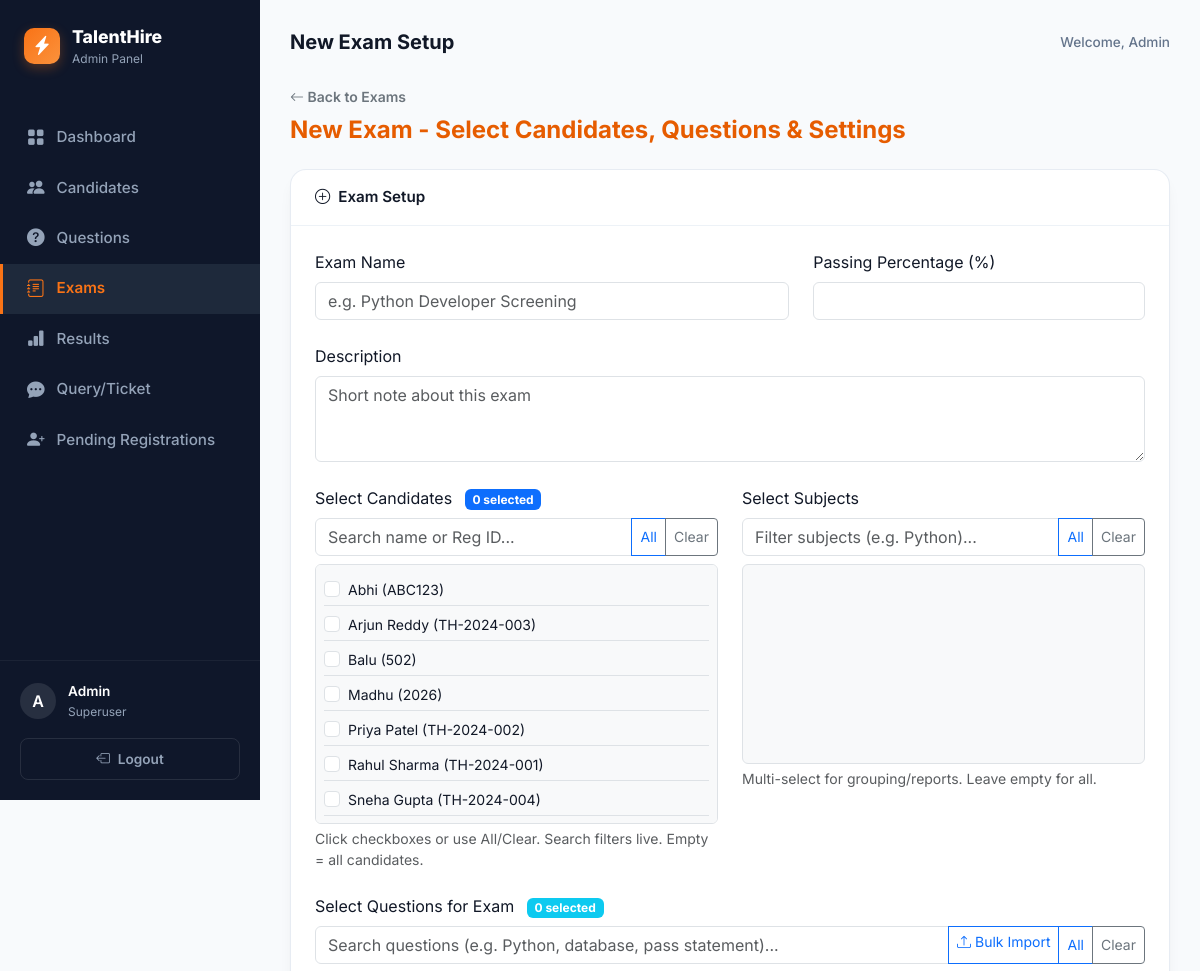
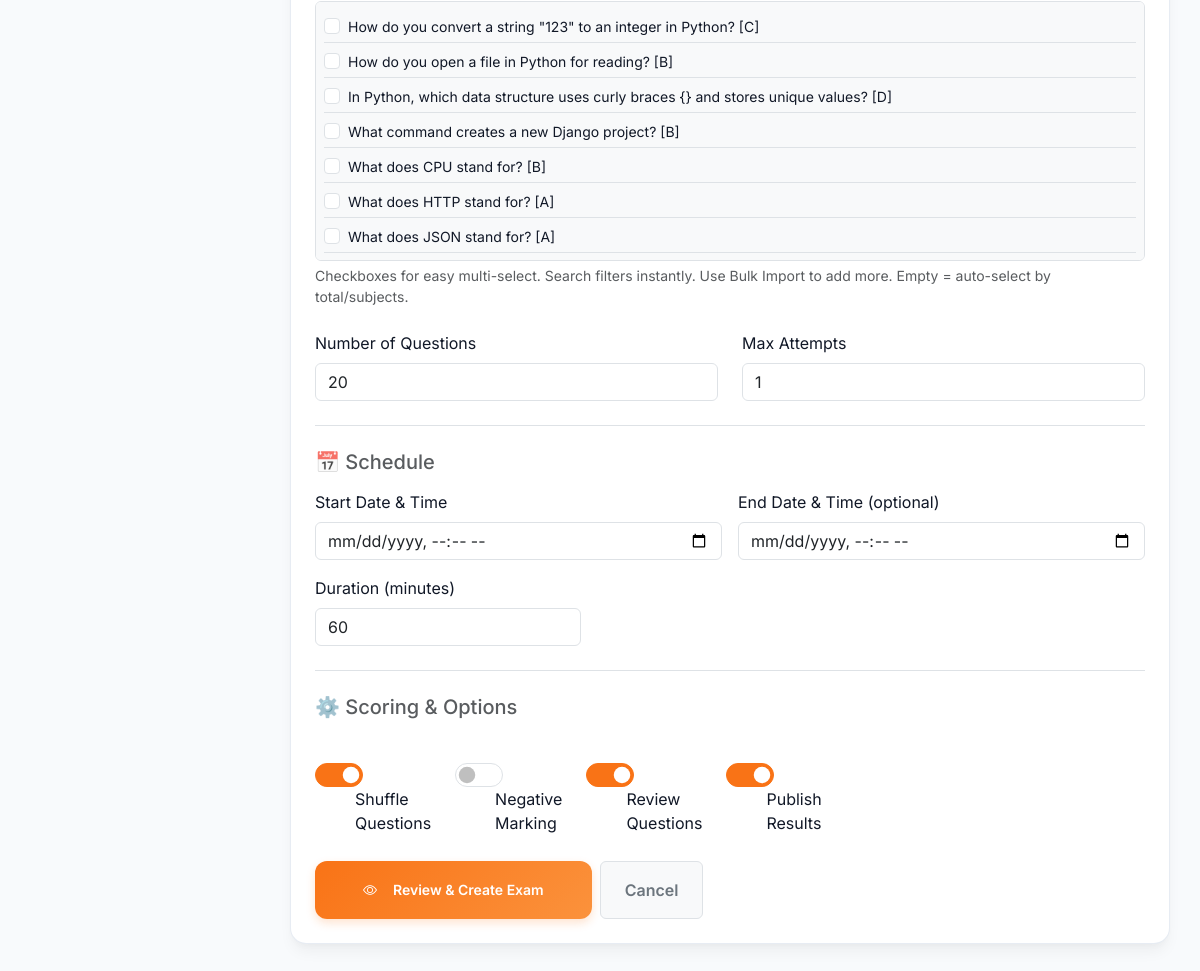
Screenshot of /portal/exams/add/ (signed in) with the database file from the repository (2 pictures, top to bottom).
### exam/models.py (models this page shows, shortened)
class Candidate(models.Model):
    name            = models.CharField(max_length=100)        # Full name of candidate
    mobile          = models.CharField(max_length=15)         # 10-digit mobile number
    registration_id = models.CharField(max_length=50, unique=True)  # Unique ID given by admin
    password        = models.CharField(max_length=128, blank=True, null=True) # Hashed password
    is_activated    = models.BooleanField(default=True)       # Candidates can login by default
    class Meta:
        verbose_name = "Candidate"
        verbose_name_plural = "Candidates"
        ordering = ['name']

class Question(models.Model):
    question_text   = models.TextField()              # The actual question
    option_a        = models.CharField(max_length=300)  # Option A
    option_b        = models.CharField(max_length=300)  # Option B
    option_c        = models.CharField(max_length=300)  # Option C
    option_d        = models.CharField(max_length=300)  # Option D
    ANSWER_CHOICES = [
        ('A', 'Option A'),
        ('B', 'Option B'),
        ('C', 'Option C'),
        ('D', 'Option D'),
    ]
    correct_answer = models.CharField(max_length=1, choices=ANSWER_CHOICES)
    exam           = models.ForeignKey('Exam', on_delete=models.SET_NULL, null=True, blank=True, related_name='questions')
    class Meta:
        verbose_name = "Question"
        verbose_name_plural = "Questions"

### exam/views.py (the view, shortened to what this page needs)
# urls.py: path('portal/exams/add/',       views.admin_add_exam,      name='admin_add_exam'),
@admin_required
def admin_add_exam(request):
    return render(request, 'exam/admin_exam_form.html', {
        'action': 'Add',
        'candidates': Candidate.objects.all().order_by('name'),
        'subjects': Category.objects.all().order_by('name'),
        'questions': Question.objects.all().order_by('question_text')[:50],  # Limited for preview/select
    })

### exam/templates/exam/admin_exam_form.html (shortened to what this page needs)
{% extends 'exam/admin_base.html' %}
{% block nav_set %}active{% endblock %}
{% block page_title %}New Exam Setup{% endblock %}
{% block content %}
<div class="mb-4">
    <a href="{% url 'admin_settings' %}" class="text-secondary text-decoration-none small fw-semibold">
        <i class="bi bi-arrow-left"></i> Back to Exams
    </a>
    <h4 class="fw-bold mt-2 mb-0" style="color:#E65C00;">New Exam - Select Candidates, Questions & Settings</h4>
</div>
<div class="admin-card">
    <div class="admin-card-header">
        <span><i class="bi bi-plus-circle me-2"></i>Exam Setup</span>
    </div>
    <div class="p-4">
        <form method="POST">
            <div class="row g-4">
                <div class="col-lg-7">
                    <label class="form-label">Exam Name</label>
                    <input type="text" name="name" class="form-control" placeholder="e.g. Python Developer Screening" required>
                </div>
                <div class="col-lg-5">
                    <label class="form-label">Passing Percentage (%)</label>
                    <input type="number" name="passing_percentage" class="form-control" min="0" max="100" required>
                </div>
                <div class="col-12">
                    <label class="form-label">Description</label>
                    <textarea name="description" class="form-control" rows="3" placeholder="Short note about this exam"></textarea>
                </div>
                <div class="col-lg-6">
                    <label class="form-label">Select Candidates <span id="candidateCount" class="badge bg-primary ms-2">0 selected</span></label>
                    <div class="input-group mb-2">
                        <input type="text" id="candidateSearch" class="form-control" placeholder="Search name or Reg ID..." onkeyup="filterCandidates()">
                        <button type="button" onclick="selectAllCandidates()" class="btn btn-sm btn-outline-primary">All</button>
                        <button type="button" onclick="clearAllCandidates()" class="btn btn-sm btn-outline-secondary">Clear</button>
                    </div>
                    <div id="candidateList" class="border rounded p-2 bg-light" style="height: 260px; overflow-y: auto; max-height: 260px;">
                        {% for candidate in candidates %}
                        <div class="form-check py-1 border-bottom">
                            <input class="form-check-input" type="checkbox" name="candidate_ids"
                                   value="{{ candidate.id }}" id="cand{{ candidate.id }}" onchange="updateCandidateCount()">
                            <label class="form-check-label small" for="cand{{ candidate.id }}">
                                {{ candidate.name }} ({{ candidate.registration_id }})
                            </label>
                        </div>
                        {% endfor %}
                    </div>
                    <div class="form-text small mt-1">Click checkboxes or use All/Clear. Search filters live. Empty = all candidates.</div>
                </div>
                <div class="col-lg-6">
                    <label class="form-label">Select Subjects</label>
                    <div class="input-group mb-2">
                        <input type="text" id="subjectSearch" class="form-control" placeholder="Filter subjects (e.g. Python)..." onkeyup="filterSubjects()">
                        <button type="button" onclick="selectAllSubjects()" class="btn btn-sm btn-outline-primary">All</button>
                        <button type="button" onclick="clearAllSubjects()" class="btn btn-sm btn-outline-secondary">Clear</button>
                    </div>
                    <div id="subjectList" class="border rounded p-2 bg-light" style="height: 200px; overflow-y: auto;">
                    </div>
                    <div class="form-text small mt-1">Multi-select for grouping/reports. Leave empty for all.</div>
                </div>
                <div class="col-12 mt-4">
                    <label class="form-label">Select Questions for Exam <span id="questionCount" class="badge bg-info ms-2">0 selected</span></label>
                    <div class="input-group mb-2">
                        <input type="text" id="questionSearch" class="form-control" placeholder="Search questions (e.g. Python, database, pass statement)..." onkeyup="filterQuestions()">
                        <a href="{% url 'admin_questions' %}" class="btn btn-sm btn-outline-primary" target="_blank" title="Add more via bulk import">
                            <i class="bi bi-upload"></i> Bulk Import
                        </a>
                        <button type="button" onclick="selectAllQuestions()" class="btn btn-sm btn-outline-primary">All</button>
                        <button type="button" onclick="clearAllQuestions()" class="btn btn-sm btn-outline-secondary">Clear</button>
                    </div>
                    <div id="questionList" class="border rounded p-2 bg-light" style="height: 260px; overflow-y: auto; max-height: 260px;">
                        {% for q in questions %}
                        <div class="form-check py-1 border-bottom">
                            <input class="form-check-input" type="checkbox" name="question_ids"
                                   value="{{ q.id }}" id="q{{ q.id }}" onchange="updateQuestionCount()">
                            <label class="form-check-label small" for="q{{ q.id }}">
                                {{ q.question_text|truncatechars:85 }} [{{ q.correct_answer }}]
                            </label>
                        </div>
                        {% endfor %}
                    </div>
                    <div class="form-text small mt-1">Checkboxes for easy multi-select. Search filters instantly. Use Bulk Import to add more. Empty = auto-select by total/subjects.</div>
                </div>
                <div class="col-md-6">
                    <label class="form-label">Number of Questions</label>
                    <input type="number" name="total_questions" class="form-control" value="20" min="1" required>
                </div>
                <div class="col-md-6">
                    <label class="form-label">Max Attempts</label>
                    <input type="number" name="max_attempts" class="form-control" value="1" min="1">
                </div>
            </div>
            <div class="mt-4 border-top pt-4">
                <h5 class="text-muted mb-3">📅 Schedule</h5>
                <div class="row g-3">
                    <div class="col-md-6">
                        <label class="form-label">Start Date & Time</label>
                        <input type="datetime-local" name="start_time" class="form-control">
                    </div>
                    <div class="col-md-6">
                        <label class="form-label">End Date & Time (optional)</label>
                        <input type="datetime-local" name="end_time" class="form-control">
                    </div>
                    <div class="col-md-4">
                        <label class="form-label">Duration (minutes)</label>
                        <input type="number" name="duration_minutes" class="form-control" value="60" min="10">
                    </div>
                </div>
            </div>
            <div class="mt-4 border-top pt-4">
                <h5 class="text-muted mb-3">⚙️ Scoring & Options</h5>
                <div class="row g-3 align-items-end">
                    <div class="col-md-6">
                        <div class="d-flex gap-4 pt-4">
                            <div class="form-check form-switch">
                                <input class="form-check-input" type="checkbox" name="shuffle_questions" id="shuffleQuestions" checked>
                                <label class="form-check-label" for="shuffleQuestions">Shuffle Questions</label>
                            </div>
                            <div class="form-check form-switch">
                                <input class="form-check-input" type="checkbox" name="negative_marking" id="negativeMarking">
                                <label class="form-check-label" for="negativeMarking">Negative Marking</label>
                            </div>
                            <div class="form-check form-switch">
                                <input class="form-check-input" type="checkbox" name="show_answers" id="showAnswers" checked>
                                <label class="form-check-label" for="showAnswers">Review Questions</label>
                            </div>
                            <div class="form-check form-switch">
                                <input class="form-check-input" type="checkbox" name="results_published" id="resultsPublished" checked>
                                <label class="form-check-label" for="resultsPublished">Publish Results</label>
                            </div>
                        </div>
                    </div>
                </div>
            </div>
            <div class="d-flex gap-2 mt-4">
                <button type="button" onclick="showConfirmationModal()" class="btn-orange px-5 py-3 fw-semibold">
                    <i class="bi bi-eye me-2"></i> Review & Create Exam
                </button>
                <a href="{% url 'admin_settings' %}" class="btn btn-light border fw-semibold text-secondary px-4 py-3">
                    Cancel
                </a>
            </div>
        </form>
    </div>
</div>
{% endblock %}

### exam/templates/exam/admin_base.html (shortened to what this page needs)
<!DOCTYPE html>
<html lang="en">
<head>
    <link href="https://cdn.jsdelivr.net/npm/bootstrap@5.3.0/dist/css/bootstrap.min.css" rel="stylesheet">
    <link href="https://cdn.jsdelivr.net/npm/bootstrap-icons@1.10.5/font/bootstrap-icons.css" rel="stylesheet">
</head>
<body>
<aside class="sidebar">
    <a href="{% url 'admin_dashboard' %}" class="sidebar-brand">
        <div class="brand-logo"><i class="bi bi-lightning-charge-fill"></i></div>
        <div>
            <span class="brand-name">TalentHire</span>
            <span class="brand-sub">Admin Panel</span>
        </div>
    </a>
    <nav class="nav-menu">
        <a href="{% url 'admin_dashboard' %}" class="nav-item {% block nav_dash %}{% endblock %}">
            <i class="bi bi-grid-fill"></i> Dashboard
        </a>
        <a href="{% url 'admin_candidates' %}" class="nav-item {% block nav_cand %}{% endblock %}">
            <i class="bi bi-people-fill"></i> Candidates
        </a>
        <a href="{% url 'admin_questions' %}" class="nav-item {% block nav_ques %}{% endblock %}">
            <i class="bi bi-question-circle-fill"></i> Questions
        </a>
        <a href="{% url 'admin_settings' %}" class="nav-item {% block nav_set %}{% endblock %}">
            <i class="bi bi-journal-text"></i> Exams
        </a>
        <a href="{% url 'admin_results' %}" class="nav-item {% block nav_res %}{% endblock %}">
            <i class="bi bi-bar-chart-fill"></i> Results
        </a>
        <a href="{% url 'admin_queries' %}" class="nav-item {% block nav_query %}{% endblock %}">
            <i class="bi bi-chat-dots-fill"></i> Query/Ticket
        </a>
        <a href="{% url 'admin_pending_registrations' %}" class="nav-item {% block nav_pending %}{% endblock %}">
            <i class="bi bi-person-plus-fill"></i> Pending Registrations
        </a>
    </nav>
    <div class="sidebar-footer">
        <div class="user-profile">
            <div class="user-avatar">A</div>
            <div class="user-info">
                <span class="user-name">{{ request.user.username|capfirst }}</span>
                <span class="user-role">Superuser</span>
            </div>
        </div>
        <a href="{% url 'admin_logout' %}" class="btn-logout">
            <i class="bi bi-box-arrow-left"></i> Logout
        </a>
    </div>
</aside>
<main class="main-content">
    <header class="page-header">
        <h2 class="page-title">{% block page_title %}Dashboard{% endblock %}</h2>
        <div class="header-actions">
            Welcome, Admin
        </div>
    </header>
    {% block content %}{% endblock %}
</main>
</body>
</html>

### rows the page displays
Candidate: name "Abhi", registration_id "ABC123"
Candidate: name "Arjun Reddy", registration_id "TH-2024-003"
Candidate: name "Balu", registration_id "502"
Candidate: name "Madhu", registration_id "2026"
Candidate: name "Priya Patel", registration_id "TH-2024-002"
Candidate: name "Rahul Sharma", registration_id "TH-2024-001"
Candidate: name "Sneha Gupta", registration_id "TH-2024-004"
Question: question_text "How do you convert a string \"123\" to an integer in Python?", correct_answer "C"
Question: question_text "How do you open a file in Python for reading?", correct_answer "B"
Question: question_text "In Python, which data structure uses curly braces {} and stores unique values?", correct_answer "D"
Question: question_text "What command creates a new Django project?", correct_answer "B"
Question: question_text "What does CPU stand for?", correct_answer "B"
Question: question_text "What does HTTP stand for?", correct_answer "A"
Question: question_text "What does JSON stand for?", correct_answer "A"

### other values shown
{{ request.user.username|capfirst }} "Admin"
